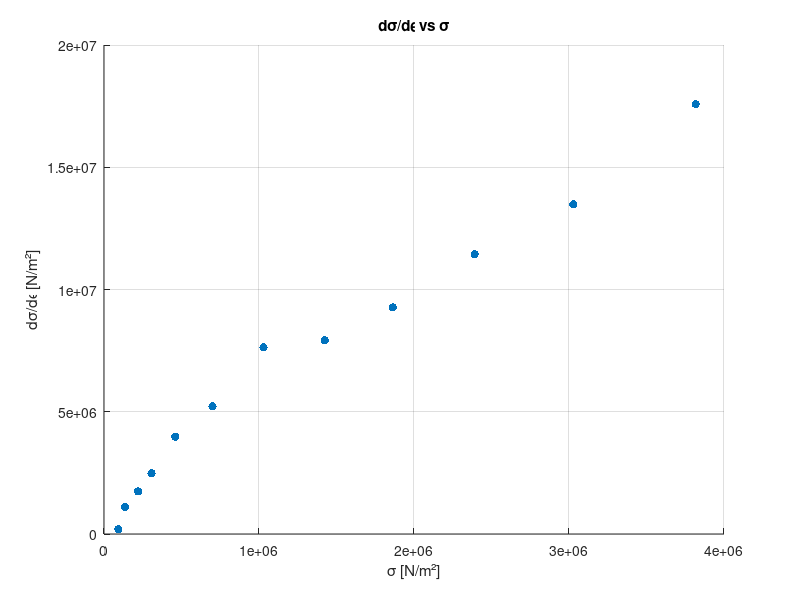
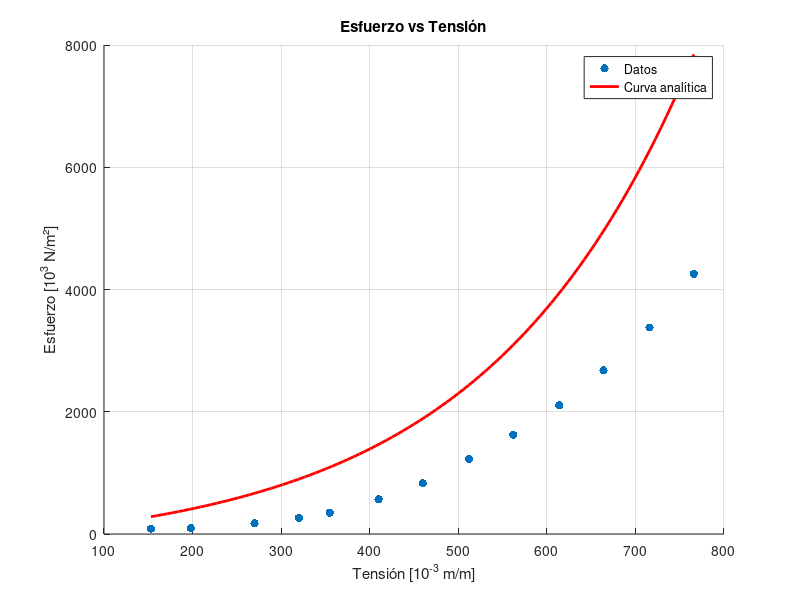
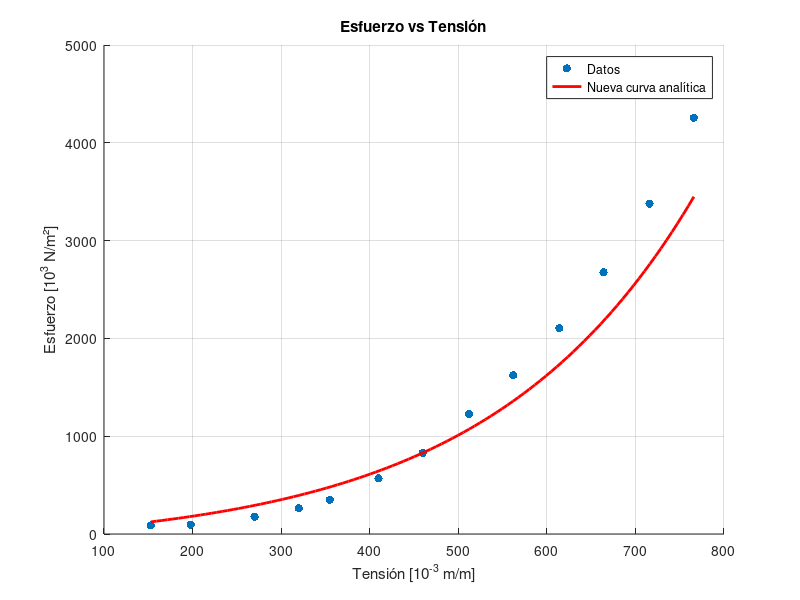

MATLAB code for these plots, in order:
% Ejercicio 9-TP3

% Borramos las variables previas y la ventana de comandos
clc
clear
close all

% Datos de esfuerzo-tensión
epsilon = [153, 198, 270, 320, 355, 410, 460, 512, 562, 614, 664, 716, 766] * 1e-3;        % Convertir a m/m
sigma   = [87.8, 96.6, 176, 263, 350, 569, 830, 1227, 1623, 2105, 2677, 3378, 4257] * 1e3; % Convertir a N/m²

% Calcular la derivada dσ/dϵ
d_sigma           = diff(sigma);          % Diferencias de sigma
d_epsilon         = diff(epsilon);        % Diferencias de epsilon
d_sigma_d_epsilon = d_sigma ./ d_epsilon; % dσ/dϵ

% Crear vectores para dσ/dϵ y σ
sigma_mid = (sigma(1:end-1) + sigma(2:end)) / 2; % Puntos medios de sigma

% Graficar dσ/dϵ vs σ
figure;
scatter(sigma_mid, d_sigma_d_epsilon, 'filled');
xlabel('σ [N/m²]');
ylabel('dσ/dϵ [N/m²]');
title('dσ/dϵ vs σ');
grid on;

% Eliminar puntos cercanos a cero
threshold               = 1000;                  % Umbral para eliminar puntos cercanos a cero
valid_indices           = sigma_mid > threshold; % Índices válidos
sigma_valid             = sigma_mid(valid_indices);
d_sigma_d_epsilon_valid = d_sigma_d_epsilon(valid_indices);

% Realizar ajuste lineal
p  = polyfit(sigma_valid, d_sigma_d_epsilon_valid, 1); % p(1) = a, p(2) = E0
a  = p(1);
E0 = p(2);

% Mostrar resultados
fprintf('El valor estimado de E0 es: %.4f N/m²\n', E0);
fprintf('El valor estimado de a es: %.4f\n', a);

% Graficar esfuerzo vs tensión
figure;
hold on;
scatter(epsilon * 1e3, sigma * 1e-3, 'filled', 'b'); % Datos originales
xlabel('Tensión [10^{-3} m/m]');
ylabel('Esfuerzo [10^{3} N/m²]');
title('Esfuerzo vs Tensión');

% Curva analítica
epsilon_fit = linspace(min(epsilon), max(epsilon), 100);
sigma_fit = (E0 / a) * (exp(a * epsilon_fit) - 1); % Curva analítica
plot(epsilon_fit * 1e3, sigma_fit * 1e-3, 'r-', 'LineWidth', 2); % Curva ajustada

legend('Datos', 'Curva analítica');
grid on;
hold off;

% b)
% Datos de esfuerzo-tensión
epsilon = [153, 198, 270, 320, 355, 410, 460, 512, 562, 614, 664, 716, 766] * 1e-3; % Convertir a m/m
sigma  = [87.8, 96.6, 176, 263, 350, 569, 830, 1227, 1623, 2105, 2677, 3378, 4257] * 1e3; % Convertir a N/m²

% Seleccionar un punto medio (puede ser el punto central de los datos)
mid_index   = round(length(sigma) / 2);
sigma_bar   = sigma(mid_index);
epsilon_bar = epsilon(mid_index);

% Calcular E0/a
E0_a = sigma_bar / (exp(a * epsilon_bar) - 1); % E0/a

% Graficar esfuerzo vs tensión
figure;
hold on;
scatter(epsilon * 1e3, sigma * 1e-3, 'filled', 'b'); % Datos originales
xlabel('Tensión [10^{-3} m/m]');
ylabel('Esfuerzo [10^{3} N/m²]');
title('Esfuerzo vs Tensión');

% Curva analítica con el nuevo enfoque
epsilon_fit   = linspace(min(epsilon), max(epsilon), 100);
sigma_fit_new = (E0_a) * (exp(a * epsilon_fit) - 1);                 % Nueva curva analítica
plot(epsilon_fit * 1e3, sigma_fit_new * 1e-3, 'r-', 'LineWidth', 2); % Curva ajustada

legend('Datos', 'Nueva curva analítica');
grid on;
hold off;